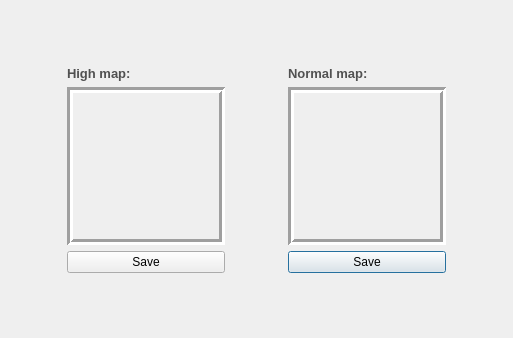
<?xml version="1.0" encoding="UTF-8"?>
<ui version="4.0">
 <class>Dialog</class>
 <widget class="QDialog" name="Dialog">
  <property name="geometry">
   <rect>
    <x>0</x>
    <y>0</y>
    <width>513</width>
    <height>338</height>
   </rect>
  </property>
  <property name="windowTitle">
   <string>Dialog</string>
  </property>
  <layout class="QGridLayout" name="gridLayout_3">
   <item row="1" column="3">
    <widget class="QLabel" name="label_3">
     <property name="text">
      <string>&lt;html&gt;&lt;head/&gt;&lt;body&gt;&lt;p&gt;&lt;span style=&quot; font-size:10pt; font-weight:600; color:#515151;&quot;&gt;Normal map:&lt;/span&gt;&lt;/p&gt;&lt;/body&gt;&lt;/html&gt;</string>
     </property>
    </widget>
   </item>
   <item row="1" column="1">
    <widget class="QLabel" name="label_4">
     <property name="text">
      <string>&lt;html&gt;&lt;head/&gt;&lt;body&gt;&lt;p&gt;&lt;span style=&quot; font-size:10pt; font-weight:600; color:#515151;&quot;&gt;High map:&lt;/span&gt;&lt;/p&gt;&lt;/body&gt;&lt;/html&gt;</string>
     </property>
    </widget>
   </item>
   <item row="3" column="3">
    <widget class="QPushButton" name="butSaveNormal">
     <property name="text">
      <string>Save</string>
     </property>
    </widget>
   </item>
   <item row="3" column="1">
    <widget class="QPushButton" name="butSaveHigh">
     <property name="text">
      <string>Save</string>
     </property>
    </widget>
   </item>
   <item row="4" column="1">
    <spacer name="verticalSpacer">
     <property name="orientation">
      <enum>Qt::Vertical</enum>
     </property>
     <property name="sizeHint" stdset="0">
      <size>
       <width>20</width>
       <height>40</height>
      </size>
     </property>
    </spacer>
   </item>
   <item row="3" column="4">
    <spacer name="horizontalSpacer_2">
     <property name="orientation">
      <enum>Qt::Horizontal</enum>
     </property>
     <property name="sizeHint" stdset="0">
      <size>
       <width>40</width>
       <height>20</height>
      </size>
     </property>
    </spacer>
   </item>
   <item row="2" column="0">
    <spacer name="horizontalSpacer">
     <property name="orientation">
      <enum>Qt::Horizontal</enum>
     </property>
     <property name="sizeHint" stdset="0">
      <size>
       <width>40</width>
       <height>20</height>
      </size>
     </property>
    </spacer>
   </item>
   <item row="0" column="1">
    <spacer name="verticalSpacer_2">
     <property name="orientation">
      <enum>Qt::Vertical</enum>
     </property>
     <property name="sizeHint" stdset="0">
      <size>
       <width>20</width>
       <height>40</height>
      </size>
     </property>
    </spacer>
   </item>
   <item row="2" column="3">
    <widget class="QFrame" name="frame_2">
     <property name="frameShape">
      <enum>QFrame::Box</enum>
     </property>
     <property name="frameShadow">
      <enum>QFrame::Sunken</enum>
     </property>
     <property name="lineWidth">
      <number>3</number>
     </property>
     <layout class="QGridLayout" name="gridLayout_2">
      <item row="0" column="0">
       <widget class="QLabel" name="normalLabel">
        <property name="minimumSize">
         <size>
          <width>128</width>
          <height>128</height>
         </size>
        </property>
        <property name="text">
         <string/>
        </property>
       </widget>
      </item>
     </layout>
    </widget>
   </item>
   <item row="2" column="1">
    <widget class="QFrame" name="frame">
     <property name="frameShape">
      <enum>QFrame::Box</enum>
     </property>
     <property name="frameShadow">
      <enum>QFrame::Sunken</enum>
     </property>
     <property name="lineWidth">
      <number>3</number>
     </property>
     <layout class="QGridLayout" name="gridLayout">
      <item row="0" column="0">
       <widget class="QLabel" name="highLabel">
        <property name="minimumSize">
         <size>
          <width>128</width>
          <height>128</height>
         </size>
        </property>
        <property name="text">
         <string/>
        </property>
       </widget>
      </item>
     </layout>
    </widget>
   </item>
   <item row="2" column="2">
    <spacer name="horizontalSpacer_3">
     <property name="orientation">
      <enum>Qt::Horizontal</enum>
     </property>
     <property name="sizeHint" stdset="0">
      <size>
       <width>40</width>
       <height>20</height>
      </size>
     </property>
    </spacer>
   </item>
   <item row="3" column="0">
    <spacer name="horizontalSpacer_4">
     <property name="orientation">
      <enum>Qt::Horizontal</enum>
     </property>
     <property name="sizeHint" stdset="0">
      <size>
       <width>40</width>
       <height>20</height>
      </size>
     </property>
    </spacer>
   </item>
   <item row="2" column="4">
    <spacer name="horizontalSpacer_5">
     <property name="orientation">
      <enum>Qt::Horizontal</enum>
     </property>
     <property name="sizeHint" stdset="0">
      <size>
       <width>40</width>
       <height>20</height>
      </size>
     </property>
    </spacer>
   </item>
   <item row="0" column="3">
    <spacer name="verticalSpacer_3">
     <property name="orientation">
      <enum>Qt::Vertical</enum>
     </property>
     <property name="sizeHint" stdset="0">
      <size>
       <width>20</width>
       <height>40</height>
      </size>
     </property>
    </spacer>
   </item>
   <item row="4" column="3">
    <spacer name="verticalSpacer_4">
     <property name="orientation">
      <enum>Qt::Vertical</enum>
     </property>
     <property name="sizeHint" stdset="0">
      <size>
       <width>20</width>
       <height>40</height>
      </size>
     </property>
    </spacer>
   </item>
  </layout>
 </widget>
 <resources/>
 <connections/>
</ui>
